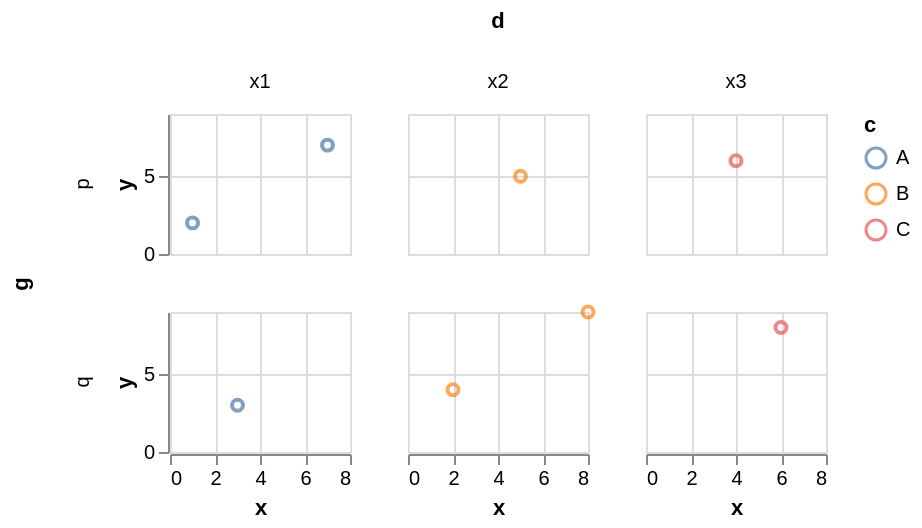

Express this chart as Vega-Lite.
### Vega-Lite specification from a JSON file in a GitHub repository (floating-point values rounded to 4 significant figures)
{"$schema": "https://vega.github.io/schema/vega-lite/v6.json", "padding": 5, "autosize": "pad", "data": {"name": "table", "values": [{"c": "A", "g": "p", "x": 1, "y": 2, "v": 5, "t": "2024-01-15", "o": {"v": 3}, "IMDB Rating": 6.1, "d": "x1"}, {"c": "B", "g": "q", "x": 2, "y": 4, "v": 9, "t": "2024-02-20", "o": {"v": 7}, "IMDB Rating": 7.4, "d": "x2"}, {"c": "A", "g": "q", "x": 3, "y": 3, "v": 2, "t": "2024-03-05", "o": {"v": 1}, "IMDB Rating": 5.2, "d": "x1"}, {"c": "C", "g": "p", "x": 4, "y": 6, "v": 7, "t": "2024-05-30", "o": {"v": 4}, "IMDB Rating": 8.8, "d": "x3"}, {"c": "B", "g": "p", "x": 5, "y": 5, "v": 4, "t": "2024-07-11", "o": {"v": 9}, "IMDB Rating": 6.9, "d": "x2"}, {"c": "C", "g": "q", "x": 6, "y": 8, "v": 6, "t": "2024-09-02", "o": {"v": 2}, "IMDB Rating": 7.7, "d": "x3"}, {"c": "A", "g": "p", "x": 7, "y": 7, "v": 8, "t": "2024-11-25", "o": {"v": 5}, "IMDB Rating": 4.4, "d": "x1"}, {"c": "B", "g": "q", "x": 8, "y": 9, "v": 3, "t": "2024-12-31", "o": {"v": 8}, "IMDB Rating": 9.1, "d": "x2"}]}, "facet": {"row": {"field": "g", "type": "nominal"}, "column": {"field": "d", "type": "nominal"}}, "spec": {"width": 90, "height": 70, "mark": "point", "encoding": {"x": {"field": "x", "type": "quantitative"}, "y": {"field": "y", "type": "quantitative"}, "color": {"field": "c", "type": "nominal"}}}}
